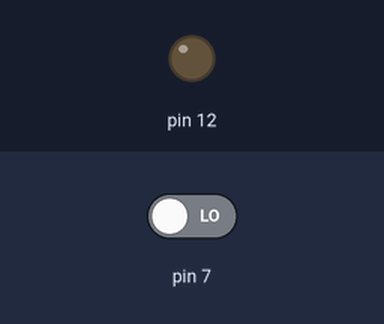
Recording of a sketch running on a simulated Arduino Uno, built with avr-gcc and run on an emulated ATmega328P. Parts: output pins drawn as LEDs (lit = HIGH). The inputs (shaded band) are chosen by the test bench; at power-on: pin 7 LOW.

Above: at 1.2 s.
1.3 s: pin 7 driven HIGH
At 2.1 s:
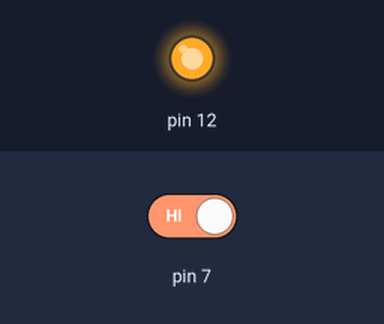
4.3 s: pin 7 driven LOW
At 4.9 s:
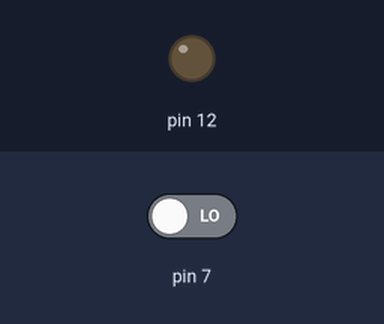
Timing chart, 0 to 7.3 s (numbered marks = the images above; inputs shaded):
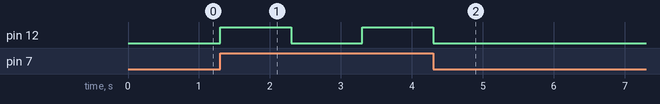

Measured:
- after the input at 1.3 s, pin 12: LOW → HIGH at once, → LOW 1.0 s later, → HIGH 1.0 s later
- after the input at 4.3 s, pin 12: goes on until 4.3 s, then stays LOW

The sketch:

6-time-test.ino
```cpp
bool led_status = false;
bool button_status = false;

int last_updated = 0; // time storage

void setup(){
    pinMode(7, INPUT);
    pinMode(12, OUTPUT);
}


void loop(){

    button_status = digitalRead(7);

    if(button_status){
        if(millis() - last_updated > 1000){ // comparison algo
            led_status = ! led_status; // logic
            last_updated = millis(); // updation algo
        }
    }

    else {
        led_status = false;
    }

    digitalWrite(12, led_status ? HIGH : LOW);

}
```
